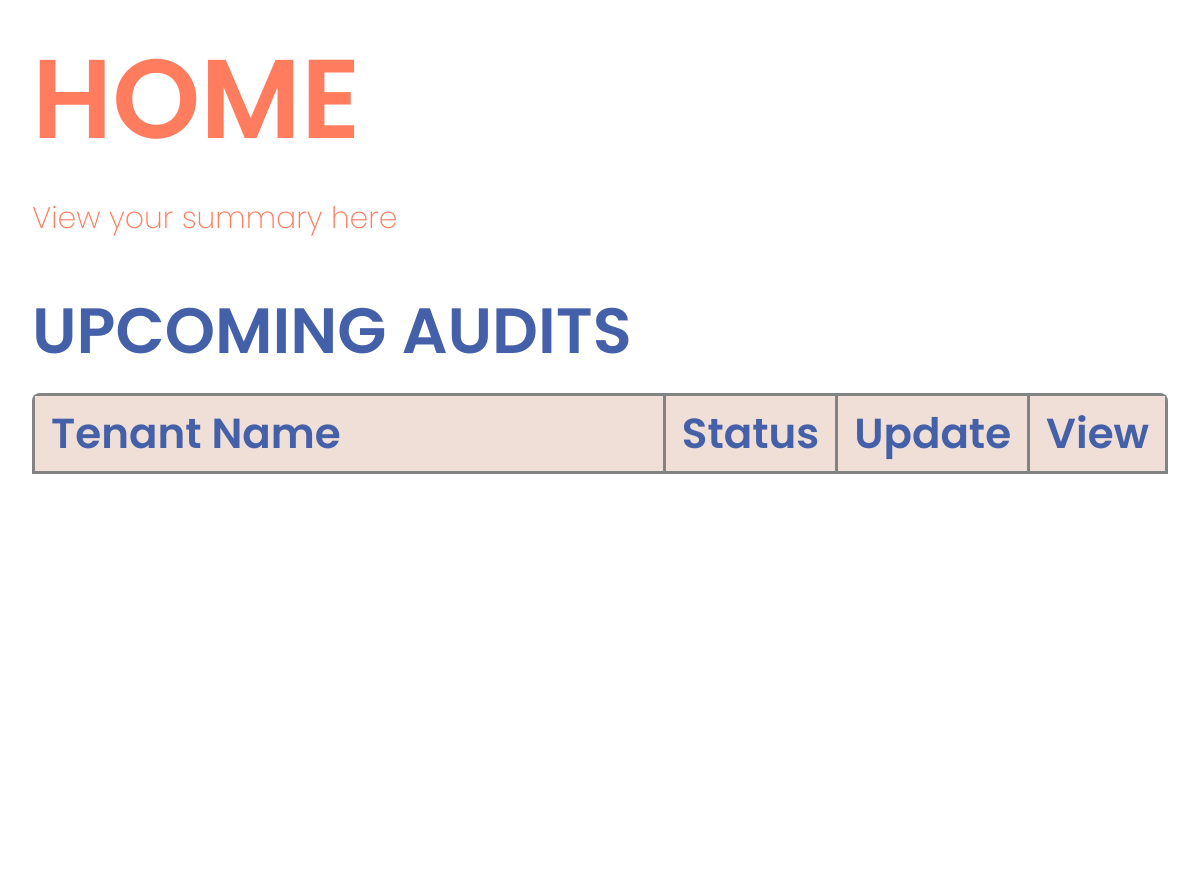
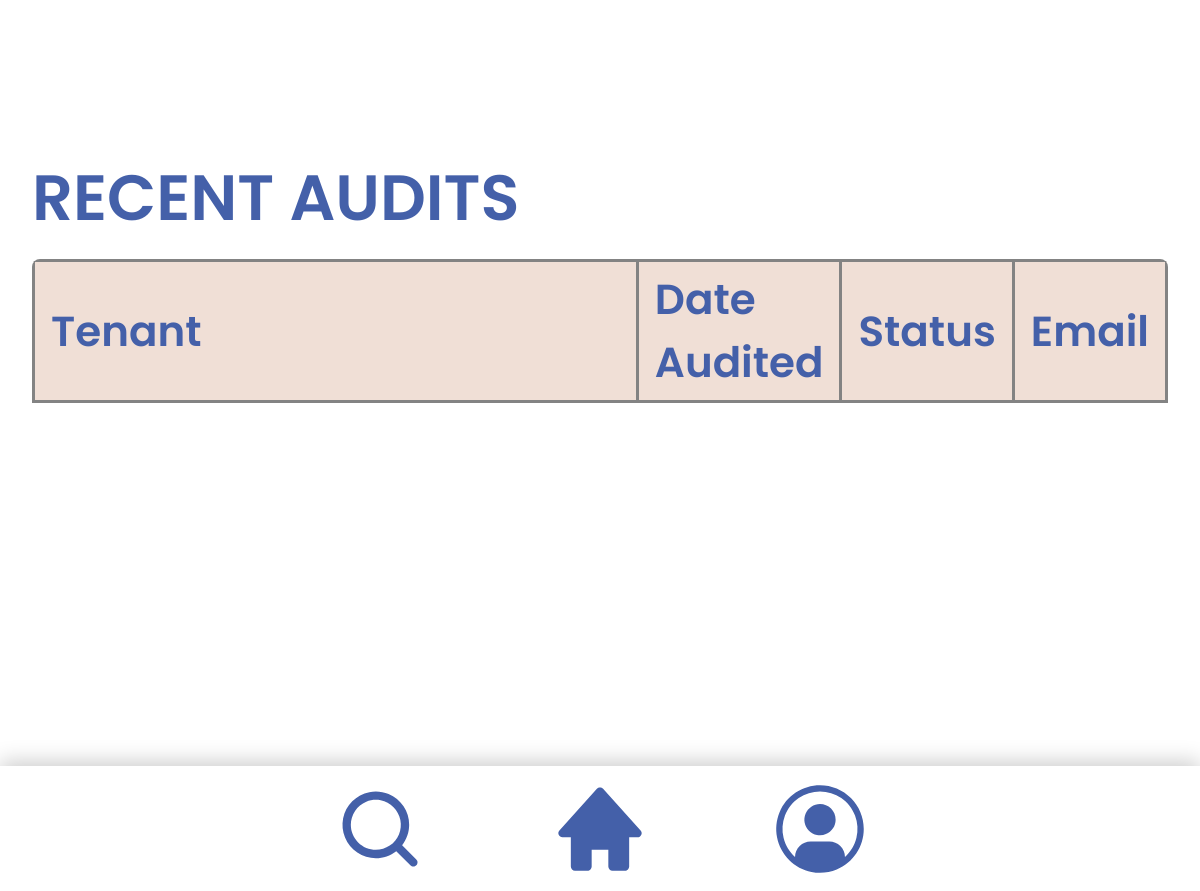
The app's page / (signed in), older data (2 pictures, top to bottom).
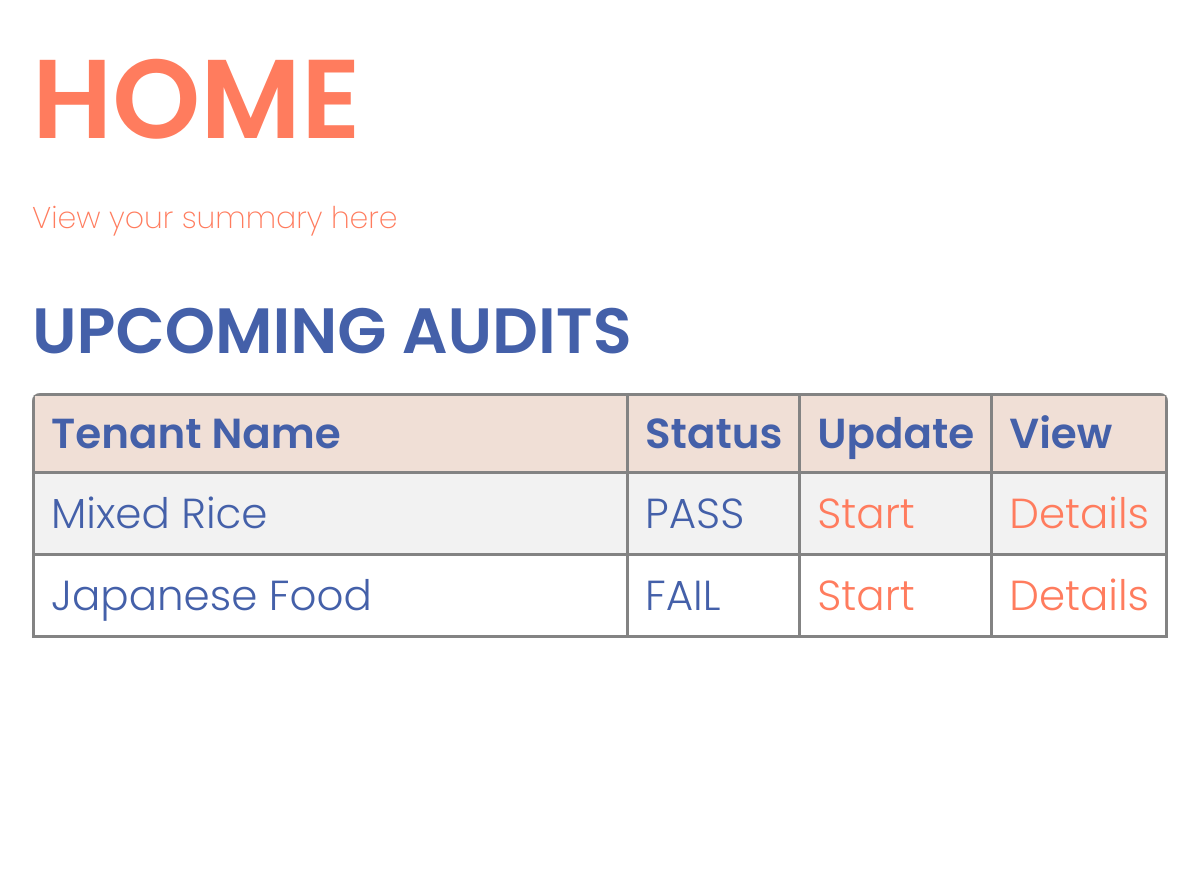
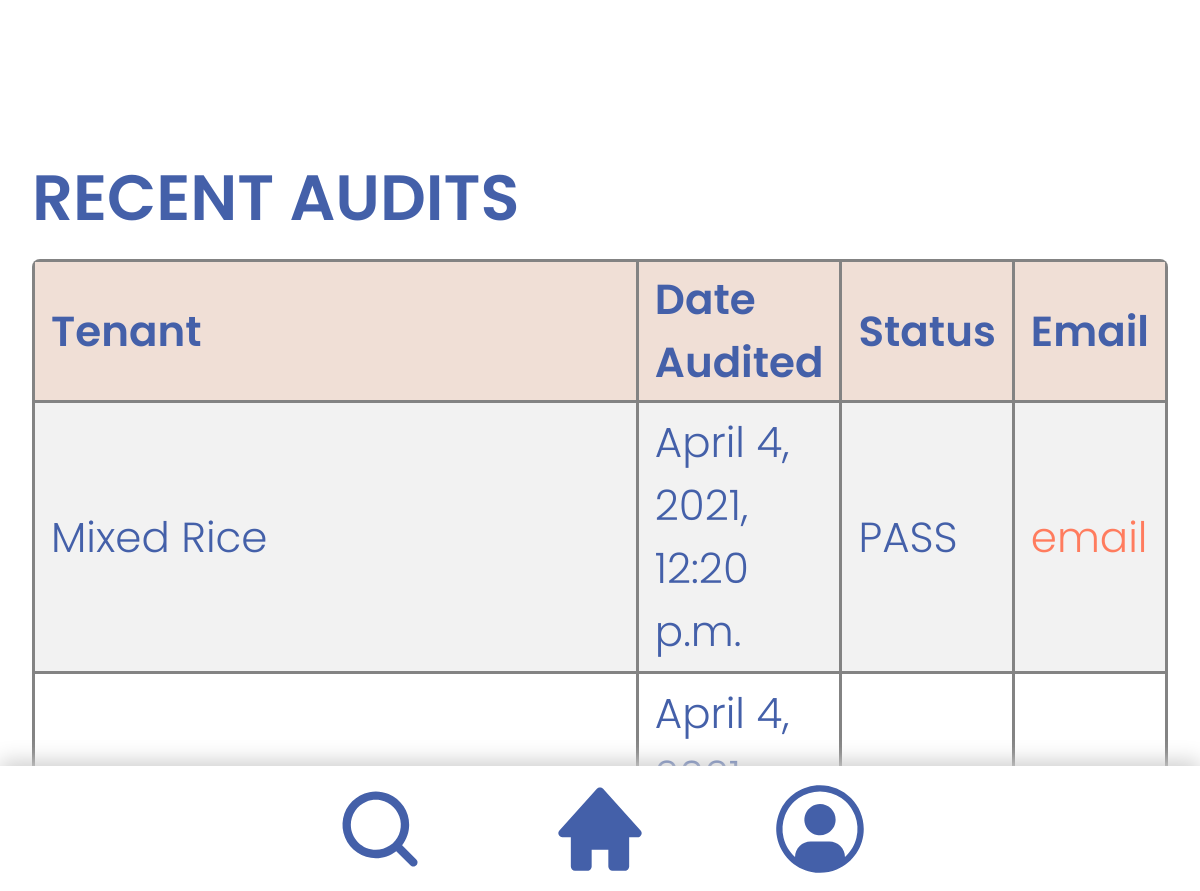
The same page, newer data (2 pictures, top to bottom).
### accounts/models.py (models this page shows, shortened)
class checklist(models.Model):
    VIOLATION = (
        ('Wet Floors','Wet Floors'),
        ('Oily floors','Oily floors'),
        ('Rats','Rats'),
        ('Safety Hazards','Safety Hazards'),
    )
    STATUS = (
    ('PASS','PASS'),
    ('FAIL','FAIL'),
    )
    tenant = models.ForeignKey(Tenant,null=True, on_delete = models.CASCADE, related_name='tenantchecklistscore')
    Staff=models.ForeignKey(User,null=True, on_delete = models.CASCADE, related_name='staffscore')
    score = models.PositiveIntegerField(default=1,validators=[MaxValueValidator(10),MinValueValidator(1)])##input score for tenant
    status = models.CharField(max_length=20,choices=STATUS,default=True)
    checklist_items =MultiSelectField(choices=VIOLATION,default=True,null=True,blank=True)
    date_audited = models.DateTimeField(default=datetime.datetime.now)

class Tenant(models.Model):
    STATUS = (
        ('Pending', 'Pending'),
        ('Pass', 'Pass'),
        ('Fail', 'Fail'),
    )
    name = models.CharField(max_length=100)
    status = models.CharField(max_length=50, choices=STATUS, blank=True)
    category = models.CharField(max_length=100)
    date_created = models.DateTimeField(auto_now_add=True)
    description = models.CharField(max_length=100, blank=True)

### accounts/decorators.py (the view)
	def wrapper_function(request, *args, **kwargs):
		group = None
		if request.user.groups.exists():
			group = request.user.groups.all()[0].name
		if group == 'tenant':
			return redirect('user-page')
		if group == 'admin':
			return view_func(request, *args, **kwargs)

### accounts/views.py (called while the page is built)
@login_required(login_url='login')
@admin_only
def home(request):
    audits = Audit.objects.all()
    tenants = checklist.objects.all()
    context = {'audits': audits, 'tenants':tenants}
    return render(request, 'accounts/dashboard.html', context)

### accounts/templates/accounts/dashboard.html (shortened to what this page needs)
{% extends 'accounts/main.html' %} {% block content %}
<div>
  <h1>HOME</h1>
  <h4>View your summary here</h4>
  <div>
    <h2>UPCOMING AUDITS</h2>
    <table class="">
      <tr>
        <th>Tenant Name</th>
        <th>Status</th>
        <th>Update</th>
        <th>View</th>
      </tr>
      {% for i in tenants %}
      <tr>
        <td>{{ i.tenant.name }}</td>
        <td>{{ i.status }}</td>
        <td>
          <a class="updateButton" href="{% url 'checklist' %}">Start</a>
        </td>
            <td><a class="updateButton" href="{% url 'tenantsDetail' i.pk %}">Details</a></td>
      </tr>
      {% endfor %}
    </table>
  </div>
  <div class="">
    <h2>RECENT AUDITS</h2>
    <div class="">
      <table class="">
        <tr>
          <th>Tenant</th>
          <th>Date Audited</th>
          <th>Status</th>
          <th>Email</th>
        </tr>
        {% for i in tenants %}
        <tr>
          <td>{{ i.tenant.name }}</td>
          <td>{{ i.date_audited }}</td>
          <td>{{ i.status }}</td>
          <td><a class="updateButton" href="{% url 'plain_email' %}">email</a></td>
        </tr>
        {% endfor %}
      </table>
    </div>
  </div>
</div>
{% endblock %}

### accounts/templates/accounts/main.html (shortened to what this page needs)
{% load static %}
<!DOCTYPE html>
<html>
  <head>
    <link
      rel="stylesheet"
      href="https://stackpath.bootstrapcdn.com/bootstrap/4.3.1/css/bootstrap.min.css"
    />
    <link
      rel="stylesheet"
      type="text/css"
      href="{% static '/CSS/index.css' %}"
    />
  </head>
  <body>
    {% include 'accounts/navbar.html' %} {% block content %} {% endblock %}
  </body>
</html>

### accounts/templates/accounts/navbar.html (shortened to what this page needs)
{% load static %}
<!DOCTYPE html>
<html>
  <head>
    <link rel="stylesheet" href="{% static 'CSS/Navbar.css' %}" />
    <link rel="stylesheet" href="{% static 'CSS/index.css' %}" />
  </head>
</html>
<body>
  <div class="NavbarItems">
    <ul class="MenuIcon">
        {% if request.user.is_staff %}
      <li class="icon">
        <a href="{% url 'search' %}">
          <img src="{% static 'images/searchIcon.svg' %}" width="100"
        /></a>
      </li>
      <li class="icon">
        <a href="{% url 'home' %}"
          ><img src="{% static 'images/homeIcon.svg' %}" width="100"
        /></a>
      </li>
      <li class="icon">
        <a href="{% url 'logout' %}"
          ><img src="{% static 'images/avatarIcon.svg' %}" width="100" />
        </a>
      </li>
        {% endif %}
    </ul>
  </div>
</body>

### static/CSS/index.css (style rules this page uses)
body { margin: 2rem; font-family: "Poppins", sans-serif; color: #4460a9; font-weight: 350; font-size: 3.5vw; height:90% }
table { border-collapse: collapse; display: block; height: 600px; width: 100%; overflow-y: auto; overflow-x: hidden; border-radius: 8px 8px 8px 8px; margin-top: 2%; }
table td, table th { border: 3px solid rgb(131, 131, 131); padding-left: 1rem; padding-right: 1rem; padding-bottom: 0.5rem; padding-top: 00.5rem; width: 100%; }
table tr:nth-child(even) { background-color: #f2f2f2; }
table th { padding-top: 6px; padding-bottom: 6px; text-align: left; background-color: #f0dfd6; font-weight: 550; }
h1 { margin-bottom: 0%; font-size: 7rem; color: #ff7c5e; font-weight: 600; display: block; width: 100%; margin-top: 0%; }
h2 { margin-bottom: 0%; margin-top: 5%; font-size: 4rem; font-weight: 600; }
h4 { margin-top: 3%; color: #ff7c5e; display: block; margin-bottom: 0; font-size:30px !important; font-weight: 200 !important; }
.updateButton { color: #ff7c5e; }

### static/CSS/Navbar.css (style rules this page uses)
body { margin: 15px; font-family: "Poppins", sans-serif; color: #4460a9; font-weight: 350; font-size: 3.5vw; }
ul { display: inline; list-style: none; padding: 0; margin-block-start: 0em; margin-block-end: 0em; margin-inline-start: 0px; margin-inline-end: 0px; padding-inline-start: 0%; }
ul > li { list-style: none; display: inline; margin: 0%; margin-block-start: 0%; }
.NavbarItems { background: white; height: 7%; width: 100%; left: 0%; justify-content: center; align-items: center; display: flex; position: fixed; bottom: 0%; box-shadow: 0px -5px 20px rgb(207, 207, 207); }
.MenuIcon { display: grid; grid-template-columns: repeat(3, auto); text-align: center; list-style: none; }
.icon { display: inline-block; padding-right: 60px; padding-left: 60px; }

Row changes from the older to the newer data that the page shows:
added checklist: tenant.name "Mixed Rice", status "PASS", date_audited "April 4, 2021, 12:20 p.m."
added checklist: tenant.name "Japanese Food", status "FAIL", date_audited "April 4,…"
